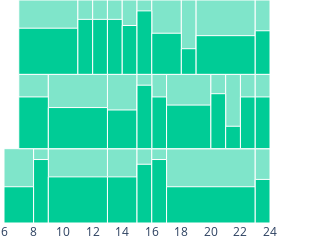

Notebook code for this chart:
### Code cell
sh = prepare_simhistory(df, tdf, 7, "Oracle", 72)
alloc = sold_unsold_allocation_from_simhistory(sh)
fig = plot_simhistory_sold_unsold(alloc[alloc.sold])
fig = add_revenue_boxes(fig, alloc)
fig.update_layout(
    width=img_width,  
    height=img_height/3,
    xaxis=dict(showticklabels=True, dtick=2, range=[6,24]),
    yaxis=dict(showticklabels=False),
    margin=dict(l=0, r=0, t=0, b=0)    
)
# save
fig.write_image(FIGROOT/"trace_analysis"/"trace_analysis-sold_oracle.pdf")
fig.show()

### Figure 1 — Plotly figure (JSON) as saved in the notebook; plotly's stock layout.template omitted (floating-point values rounded to 4 significant figures)
{"data": [{"fill": "toself", "mode": "lines", "name": "", "opacity": 0, "text": "timestep: 22, budget: 1.742979002222134, action: 1.6407757827723002", "x": [8, 9, 9, 8, 8], "y": [0.0, 0.0, 1.0, 1.0, 0.0], "type": "scatter"}, {"fill": "toself", "mode": "lines", "name": "", "opacity": 0, "text": "timestep: 28, budget: 2.476104437462143, action: 1.192660233203784", "x": [13, 15, 15, 13, 13], "y": [0.0, 0.0, 1.0, 1.0, 0.0], "type": "scatter"}, {"fill": "toself", "mode": "lines", "name": "", "opacity": 0, "text": "timestep: 32, budget: 2.825944634742748, action: 1.3372448750980408", "x": [7, 9, 9, 7, 7], "y": [1.0, 1.0, 2.0, 2.0, 1.0], "type": "scatter"}, {"fill": "toself", "mode": "lines", "name": "", "opacity": 0, "text": "timestep: 105, budget: 1.5648395922470189, action: 1.518216694746895", "x": [15, 16, 16, 15, 15], "y": [0.0, 0.0, 1.0, 1.0, 0.0], "type": "scatter"}, {"fill": "toself", "mode": "lines", "name": "", "opacity": 0, "text": "timestep: 123, budget: 4.838348285211584, action: 1.192660233203784", "x": [9, 13, 13, 9, 9], "y": [0.0, 0.0, 1.0, 1.0, 0.0], "type": "scatter"}, {"fill": "toself", "mode": "lines", "name": "", "opacity": 0, "text": "timestep: 160, budget: 2.0943510362518585, action: 1.0", "x": [13, 15, 15, 13, 13], "y": [1.0, 1.0, 2.0, 2.0, 1.0], "type": "scatter"}, {"fill": "toself", "mode": "lines", "name": "", "opacity": 0, "text": "timestep: 161, budget: 1.895887066434752, action: 0.937169326572463", "x": [6, 8, 8, 6, 6], "y": [0.0, 0.0, 1.0, 1.0, 0.0], "type": "scatter"}, {"fill": "toself", "mode": "lines", "name": "", "opacity": 0, "text": "timestep: 169, budget: 4.430406329196159, action: 1.062830673427537", "x": [9, 13, 13, 9, 9], "y": [1.0, 1.0, 2.0, 2.0, 1.0], "type": "scatter"}, {"fill": "toself", "mode": "lines", "name": "", "opacity": 0, "text": "timestep: 181, budget: 5.012492124970704, action: 1.192660233203784", "x": [7, 11, 11, 7, 7], "y": [2.0, 2.0, 3.0, 3.0, 2.0], "type": "scatter"}, {"fill": "toself", "mode": "lines", "name": "", "opacity": 0, "text": "timestep: 189, budget: 1.4637720076693976, action: 1.4208106167864571", "x": [11, 12, 12, 11, 11], "y": [2.0, 2.0, 3.0, 3.0, 2.0], "type": "scatter"}, {"fill": "toself", "mode": "lines", "name": "", "opacity": 0, "text": "timestep: 216, budget: 1.4600598912616003, action: 1.4208106167864571", "x": [12, 13, 13, 12, 12], "y": [2.0, 2.0, 3.0, 3.0, 2.0], "type": "scatter"}, {"fill": "toself", "mode": "lines", "name": "", "opacity": 0, "text": "timestep: 220, budget: 1.478226516330889, action: 1.4208106167864571", "x": [13, 14, 14, 13, 13], "y": [2.0, 2.0, 3.0, 3.0, 2.0], "type": "scatter"}, {"fill": "toself", "mode": "lines", "name": "", "opacity": 0, "text": "timestep: 243, budget: 1.3231476262521975, action: 1.2622002563540202", "x": [14, 15, 15, 14, 14], "y": [2.0, 2.0, 3.0, 3.0, 2.0], "type": "scatter"}, {"fill": "toself", "mode": "lines", "name": "", "opacity": 0, "text": "timestep: 269, budget: 1.885274495733084, action: 1.6407757827723002", "x": [16, 17, 17, 16, 16], "y": [0.0, 0.0, 1.0, 1.0, 0.0], "type": "scatter"}, {"fill": "toself", "mode": "lines", "name": "", "opacity": 0, "text": "timestep: 318, budget: 1.413955154548848, action: 1.3372448750980408", "x": [16, 17, 17, 16, 16], "y": [1.0, 1.0, 2.0, 2.0, 1.0], "type": "scatter"}, {"fill": "toself", "mode": "lines", "name": "", "opacity": 0, "text": "timestep: 328, budget: 5.935700998699732, action: 0.937169326572463", "x": [17, 23, 23, 17, 17], "y": [0.0, 0.0, 1.0, 1.0, 0.0], "type": "scatter"}, {"fill": "toself", "mode": "lines", "name": "", "opacity": 0, "text": "timestep: 338, budget: 1.6696980625019326, action: 1.6407757827723002", "x": [15, 16, 16, 15, 15], "y": [1.0, 1.0, 2.0, 2.0, 1.0], "type": "scatter"}, {"fill": "toself", "mode": "lines", "name": "", "opacity": 0, "text": "timestep: 360, budget: 1.921382595141696, action: 1.6407757827723002", "x": [15, 16, 16, 15, 15], "y": [2.0, 2.0, 3.0, 3.0, 2.0], "type": "scatter"}, {"fill": "toself", "mode": "lines", "name": "", "opacity": 0, "text": "timestep: 384, budget: 2.205188468815932, action: 1.062830673427537", "x": [16, 18, 18, 16, 16], "y": [2.0, 2.0, 3.0, 3.0, 2.0], "type": "scatter"}, {"fill": "toself", "mode": "lines", "name": "", "opacity": 0, "text": "timestep: 406, budget: 3.396411988572347, action: 1.1266735515678998", "x": [17, 20, 20, 17, 17], "y": [1.0, 1.0, 2.0, 2.0, 1.0], "type": "scatter"}, {"fill": "toself", "mode": "lines", "name": "", "opacity": 0, "text": "timestep: 452, budget: 0.7135735083349068, action: 0.6627551249019591", "x": [18, 19, 19, 18, 18], "y": [2.0, 2.0, 3.0, 3.0, 2.0], "type": "scatter"}, {"fill": "toself", "mode": "lines", "name": "", "opacity": 0, "text": "timestep: 466, budget: 1.5148666038064684, action: 1.4208106167864571", "x": [20, 21, 21, 20, 20], "y": [1.0, 1.0, 2.0, 2.0, 1.0], "type": "scatter"}, {"fill": "toself", "mode": "lines", "name": "", "opacity": 0, "text": "timestep: 477, budget: 4.249768196630529, action: 1.0", "x": [19, 23, 23, 19, 19], "y": [2.0, 2.0, 3.0, 3.0, 2.0], "type": "scatter"}, {"fill": "toself", "mode": "lines", "name": "", "opacity": 0, "text": "timestep: 503, budget: 0.6334208896691593, action: 0.5791893832135429", "x": [21, 22, 22, 21, 21], "y": [1.0, 1.0, 2.0, 2.0, 1.0], "type": "scatter"}, {"fill": "toself", "mode": "lines", "name": "", "opacity": 0, "text": "timestep: 550, budget: 1.3443277588507163, action: 1.3372448750980408", "x": [22, 23, 23, 22, 22], "y": [1.0, 1.0, 2.0, 2.0, 1.0], "type": "scatter"}, {"fill": "toself", "mode": "lines", "name": "", "opacity": 0, "text": "timestep: 560, budget: 1.1784389116773375, action: 1.1266735515678998", "x": [23, 24, 24, 23, 23], "y": [0.0, 0.0, 1.0, 1.0, 0.0], "type": "scatter"}, {"fill": "toself", "mode": "lines", "name": "", "opacity": 0, "text": "timestep: 570, budget: 1.3496696011969804, action: 1.3372448750980408", "x": [23, 24, 24, 23, 23], "y": [1.0, 1.0, 2.0, 2.0, 1.0], "type": "scatter"}, {"fill": "toself", "mode": "lines", "name": "", "opacity": 0, "text": "timestep: 574, budget: 1.160007534543492, action: 1.1266735515678998", "x": [23, 24, 24, 23, 23], "y": [2.0, 2.0, 3.0, 3.0, 2.0], "type": "scatter"}], "layout": {"xaxis": {"showticklabels": true, "dtick": 2, "range": [6, 24]}, "yaxis": {"range": [0, 3], "showticklabels": false}, "shapes": [{"fillcolor": "rgba(0, 204, 150,0.5)", "line": {"color": "White", "width": 1}, "type": "rect", "x0": 8, "x1": 9, "xref": "x", "y0": 0.0, "y1": 1.0, "yref": "y"}, {"fillcolor": "rgba(0, 204, 150,0.5)", "line": {"color": "White", "width": 1}, "type": "rect", "x0": 13, "x1": 15, "xref": "x", "y0": 0.0, "y1": 1.0, "yref": "y"}, {"fillcolor": "rgba(0, 204, 150,0.5)", "line": {"color": "White", "width": 1}, "type": "rect", "x0": 7, "x1": 9, "xref": "x", "y0": 1.0, "y1": 2.0, "yref": "y"}, {"fillcolor": "rgba(0, 204, 150,0.5)", "line": {"color": "White", "width": 1}, "type": "rect", "x0": 15, "x1": 16, "xref": "x", "y0": 0.0, "y1": 1.0, "yref": "y"}, {"fillcolor": "rgba(0, 204, 150,0.5)", "line": {"color": "White", "width": 1}, "type": "rect", "x0": 9, "x1": 13, "xref": "x", "y0": 0.0, "y1": 1.0, "yref": "y"}, {"fillcolor": "rgba(0, 204, 150,0.5)", "line": {"color": "White", "width": 1}, "type": "rect", "x0": 13, "x1": 15, "xref": "x", "y0": 1.0, "y1": 2.0, "yref": "y"}, {"fillcolor": "rgba(0, 204, 150,0.5)", "line": {"color": "White", "width": 1}, "type": "rect", "x0": 6, "x1": 8, "xref": "x", "y0": 0.0, "y1": 1.0, "yref": "y"}, {"fillcolor": "rgba(0, 204, 150,0.5)", "line": {"color": "White", "width": 1}, "type": "rect", "x0": 9, "x1": 13, "xref": "x", "y0": 1.0, "y1": 2.0, "yref": "y"}, {"fillcolor": "rgba(0, 204, 150,0.5)", "line": {"color": "White", "width": 1}, "type": "rect", "x0": 7, "x1": 11, "xref": "x", "y0": 2.0, "y1": 3.0, "yref": "y"}, {"fillcolor": "rgba(0, 204, 150,0.5)", "line": {"color": "White", "width": 1}, "type": "rect", "x0": 11, "x1": 12, "xref": "x", "y0": 2.0, "y1": 3.0, "yref": "y"}, {"fillcolor": "rgba(0, 204, 150,0.5)", "line": {"color": "White", "width": 1}, "type": "rect", "x0": 12, "x1": 13, "xref": "x", "y0": 2.0, "y1": 3.0, "yref": "y"}, {"fillcolor": "rgba(0, 204, 150,0.5)", "line": {"color": "White", "width": 1}, "type": "rect", "x0": 13, "x1": 14, "xref": "x", "y0": 2.0, "y1": 3.0, "yref": "y"}, {"fillcolor": "rgba(0, 204, 150,0.5)", "line": {"color": "White", "width": 1}, "type": "rect", "x0": 14, "x1": 15, "xref": "x", "y0": 2.0, "y1": 3.0, "yref": "y"}, {"fillcolor": "rgba(0, 204, 150,0.5)", "line": {"color": "White", "width": 1}, "type": "rect", "x0": 16, "x1": 17, "xref": "x", "y0": 0.0, "y1": 1.0, "yref": "y"}, {"fillcolor": "rgba(0, 204, 150,0.5)", "line": {"color": "White", "width": 1}, "type": "rect", "x0": 16, "x1": 17, "xref": "x", "y0": 1.0, "y1": 2.0, "yref": "y"}, {"fillcolor": "rgba(0, 204, 150,0.5)", "line": {"color": "White", "width": 1}, "type": "rect", "x0": 17, "x1": 23, "xref": "x", "y0": 0.0, "y1": 1.0, "yref": "y"}, {"fillcolor": "rgba(0, 204, 150,0.5)", "line": {"color": "White", "width": 1}, "type": "rect", "x0": 15, "x1": 16, "xref": "x", "y0": 1.0, "y1": 2.0, "yref": "y"}, {"fillcolor": "rgba(0, 204, 150,0.5)", "line": {"color": "White", "width": 1}, "type": "rect", "x0": 15, "x1": 16, "xref": "x", "y0": 2.0, "y1": 3.0, "yref": "y"}, {"fillcolor": "rgba(0, 204, 150,0.5)", "line": {"color": "White", "width": 1}, "type": "rect", "x0": 16, "x1": 18, "xref": "x", "y0": 2.0, "y1": 3.0, "yref": "y"}, {"fillcolor": "rgba(0, 204, 150,0.5)", "line": {"color": "White", "width": 1}, "type": "rect", "x0": 17, "x1": 20, "xref": "x", "y0": 1.0, "y1": 2.0, "yref": "y"}, {"fillcolor": "rgba(0, 204, 150,0.5)", "line": {"color": "White", "width": 1}, "type": "rect", "x0": 18, "x1": 19, "xref": "x", "y0": 2.0, "y1": 3.0, "yref": "y"}, {"fillcolor": "rgba(0, 204, 150,0.5)", "line": {"color": "White", "width": 1}, "type": "rect", "x0": 20, "x1": 21, "xref": "x", "y0": 1.0, "y1": 2.0, "yref": "y"}, {"fillcolor": "rgba(0, 204, 150,0.5)", "line": {"color": "White", "width": 1}, "type": "rect", "x0": 19, "x1": 23, "xref": "x", "y0": 2.0, "y1": 3.0, "yref": "y"}, {"fillcolor": "rgba(0, 204, 150,0.5)", "line": {"color": "White", "width": 1}, "type": "rect", "x0": 21, "x1": 22, "xref": "x", "y0": 1.0, "y1": 2.0, "yref": "y"}, {"fillcolor": "rgba(0, 204, 150,0.5)", "line": {"color": "White", "width": 1}, "type": "rect", "x0": 22, "x1": 23, "xref": "x", "y0": 1.0, "y1": 2.0, "yref": "y"}, {"fillcolor": "rgba(0, 204, 150,0.5)", "line": {"color": "White", "width": 1}, "type": "rect", "x0": 23, "x1": 24, "xref": "x", "y0": 0.0, "y1": 1.0, "yref": "y"}, {"fillcolor": "rgba(0, 204, 150,0.5)", "line": {"color": "White", "width": 1}, "type": "rect", "x0": 23, "x1": 24, "xref": "x", "y0": 1.0, "y1": 2.0, "yref": "y"}, {"fillcolor": "rgba(0, 204, 150,0.5)", "line": {"color": "White", "width": 1}, "type": "rect", "x0": 23, "x1": 24, "xref": "x", "y0": 2.0, "y1": 3.0, "yref": "y"}, {"fillcolor": "rgba(0, 204, 150,1)", "line": {"color": "White", "width": 1}, "type": "rect", "x0": 8, "x1": 9, "y0": 0.0, "y1": 0.854, "xref": "x", "yref": "y"}, {"fillcolor": "rgba(0, 204, 150,1)", "line": {"color": "White", "width": 1}, "type": "rect", "x0": 13, "x1": 15, "y0": 0.0, "y1": 0.6207, "xref": "x", "yref": "y"}, {"fillcolor": "rgba(0, 204, 150,1)", "line": {"color": "White", "width": 1}, "type": "rect", "x0": 7, "x1": 9, "y0": 1.0, "y1": 1.696, "xref": "x", "yref": "y"}, {"fillcolor": "rgba(0, 204, 150,1)", "line": {"color": "White", "width": 1}, "type": "rect", "x0": 15, "x1": 16, "y0": 0.0, "y1": 0.7902, "xref": "x", "yref": "y"}, {"fillcolor": "rgba(0, 204, 150,1)", "line": {"color": "White", "width": 1}, "type": "rect", "x0": 9, "x1": 13, "y0": 0.0, "y1": 0.6207, "xref": "x", "yref": "y"}, {"fillcolor": "rgba(0, 204, 150,1)", "line": {"color": "White", "width": 1}, "type": "rect", "x0": 13, "x1": 15, "y0": 1.0, "y1": 1.52, "xref": "x", "yref": "y"}, {"fillcolor": "rgba(0, 204, 150,1)", "line": {"color": "White", "width": 1}, "type": "rect", "x0": 6, "x1": 8, "y0": 0.0, "y1": 0.4878, "xref": "x", "yref": "y"}, {"fillcolor": "rgba(0, 204, 150,1)", "line": {"color": "White", "width": 1}, "type": "rect", "x0": 9, "x1": 13, "y0": 1.0, "y1": 1.553, "xref": "x", "yref": "y"}, {"fillcolor": "rgba(0, 204, 150,1)", "line": {"color": "White", "width": 1}, "type": "rect", "x0": 7, "x1": 11, "y0": 2.0, "y1": 2.621, "xref": "x", "yref": "y"}, {"fillcolor": "rgba(0, 204, 150,1)", "line": {"color": "White", "width": 1}, "type": "rect", "x0": 11, "x1": 12, "y0": 2.0, "y1": 2.739, "xref": "x", "yref": "y"}, {"fillcolor": "rgba(0, 204, 150,1)", "line": {"color": "White", "width": 1}, "type": "rect", "x0": 12, "x1": 13, "y0": 2.0, "y1": 2.739, "xref": "x", "yref": "y"}, {"fillcolor": "rgba(0, 204, 150,1)", "line": {"color": "White", "width": 1}, "type": "rect", "x0": 13, "x1": 14, "y0": 2.0, "y1": 2.739, "xref": "x", "yref": "y"}, {"fillcolor": "rgba(0, 204, 150,1)", "line": {"color": "White", "width": 1}, "type": "rect", "x0": 14, "x1": 15, "y0": 2.0, "y1": 2.657, "xref": "x", "yref": "y"}, {"fillcolor": "rgba(0, 204, 150,1)", "line": {"color": "White", "width": 1}, "type": "rect", "x0": 16, "x1": 17, "y0": 0.0, "y1": 0.854, "xref": "x", "yref": "y"}, {"fillcolor": "rgba(0, 204, 150,1)", "line": {"color": "White", "width": 1}, "type": "rect", "x0": 16, "x1": 17, "y0": 1.0, "y1": 1.696, "xref": "x", "yref": "y"}, {"fillcolor": "rgba(0, 204, 150,1)", "line": {"color": "White", "width": 1}, "type": "rect", "x0": 17, "x1": 23, "y0": 0.0, "y1": 0.4878, "xref": "x", "yref": "y"}, {"fillcolor": "rgba(0, 204, 150,1)", "line": {"color": "White", "width": 1}, "type": "rect", "x0": 15, "x1": 16, "y0": 1.0, "y1": 1.854, "xref": "x", "yref": "y"}, {"fillcolor": "rgba(0, 204, 150,1)", "line": {"color": "White", "width": 1}, "type": "rect", "x0": 15, "x1": 16, "y0": 2.0, "y1": 2.854, "xref": "x", "yref": "y"}, {"fillcolor": "rgba(0, 204, 150,1)", "line": {"color": "White", "width": 1}, "type": "rect", "x0": 16, "x1": 18, "y0": 2.0, "y1": 2.553, "xref": "x", "yref": "y"}, {"fillcolor": "rgba(0, 204, 150,1)", "line": {"color": "White", "width": 1}, "type": "rect", "x0": 17, "x1": 20, "y0": 1.0, "y1": 1.586, "xref": "x", "yref": "y"}, {"fillcolor": "rgba(0, 204, 150,1)", "line": {"color": "White", "width": 1}, "type": "rect", "x0": 18, "x1": 19, "y0": 2.0, "y1": 2.345, "xref": "x", "yref": "y"}, {"fillcolor": "rgba(0, 204, 150,1)", "line": {"color": "White", "width": 1}, "type": "rect", "x0": 20, "x1": 21, "y0": 1.0, "y1": 1.739, "xref": "x", "yref": "y"}, {"fillcolor": "rgba(0, 204, 150,1)", "line": {"color": "White", "width": 1}, "type": "rect", "x0": 19, "x1": 23, "y0": 2.0, "y1": 2.52, "xref": "x", "yref": "y"}, {"fillcolor": "rgba(0, 204, 150,1)", "line": {"color": "White", "width": 1}, "type": "rect", "x0": 21, "x1": 22, "y0": 1.0, "y1": 1.301, "xref": "x", "yref": "y"}, {"fillcolor": "rgba(0, 204, 150,1)", "line": {"color": "White", "width": 1}, "type": "rect", "x0": 22, "x1": 23, "y0": 1.0, "y1": 1.696, "xref": "x", "yref": "y"}, {"fillcolor": "rgba(0, 204, 150,1)", "line": {"color": "White", "width": 1}, "type": "rect", "x0": 23, "x1": 24, "y0": 0.0, "y1": 0.5864, "xref": "x", "yref": "y"}, {"fillcolor": "rgba(0, 204, 150,1)", "line": {"color": "White", "width": 1}, "type": "rect", "x0": 23, "x1": 24, "y0": 1.0, "y1": 1.696, "xref": "x", "yref": "y"}, {"fillcolor": "rgba(0, 204, 150,1)", "line": {"color": "White", "width": 1}, "type": "rect", "x0": 23, "x1": 24, "y0": 2.0, "y1": 2.586, "xref": "x", "yref": "y"}], "margin": {"l": 0, "r": 0, "t": 0, "b": 0}, "width": 257.0, "height": 57.11, "plot_bgcolor": "rgba(0, 0, 0, 0)", "paper_bgcolor": "rgba(0, 0, 0, 0)"}}
